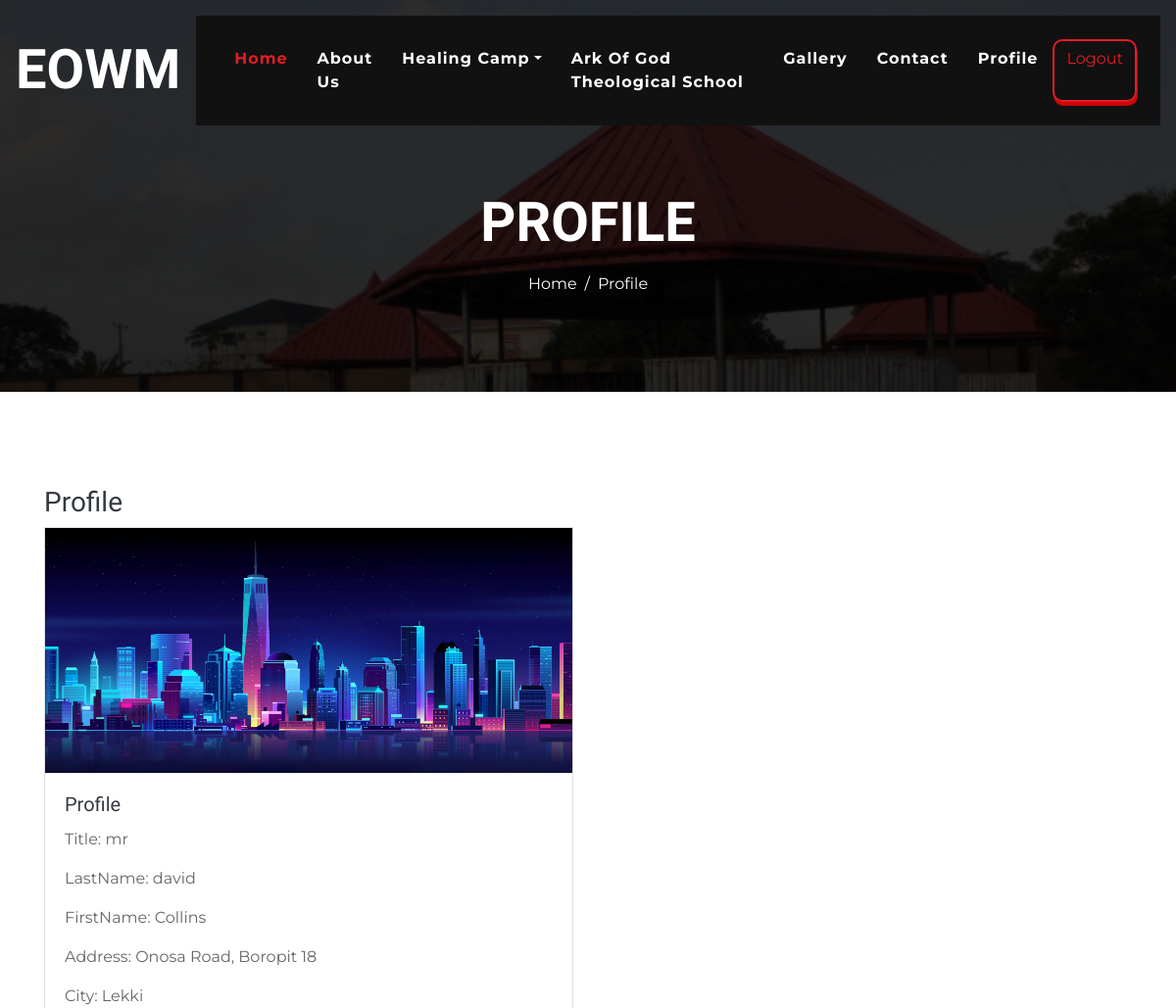
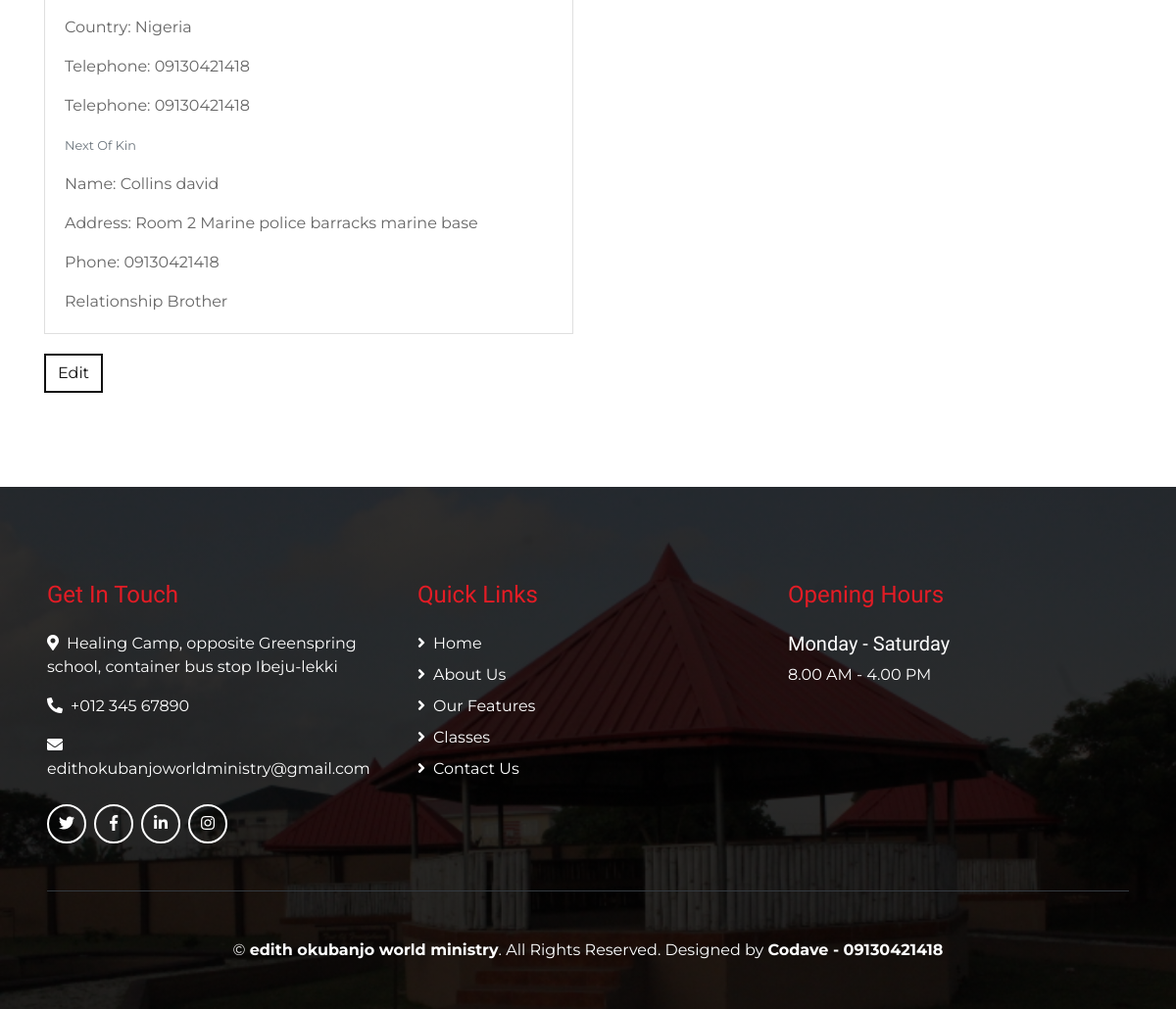
/profile/ (signed in), run on the app's committed database (2 pictures, top to bottom).
### main/models.py (models this page shows, shortened)
class Profile(models.Model):
    user = models.ForeignKey(settings.AUTH_USER_MODEL, on_delete=models.CASCADE)
    title = models.CharField(max_length=15)
    surName = models.CharField(max_length=30)
    firstName = models.CharField(max_length=30)
    address = models.CharField(max_length=250)
    city = models.CharField(max_length=250)
    country = models.CharField(max_length=250)
    telephone1 = models.CharField(max_length=250)
    telephone2 = models.CharField(max_length=250, blank=True, null=True)
    contact_name = models.CharField(max_length=30)
    contact_address = models.CharField(max_length=250)
    contact_phone = models.CharField(max_length=250)
    relationship = models.CharField(max_length=250)
    idCard = models.ImageField(upload_to='images/id')

### main/views.py (the view, shortened to what this page needs)
# urls.py: path('profile/', ProfileView, name="profile"),
def ProfileView(request):
    context = {}
    form = ProfileForm()
    profile = Profile.objects.filter(user=request.user)
    context['form'] = form
    context['profile'] = profile
    return render(request, 'profile.html', context)

### templates/profile.html (shortened to what this page needs)
{% extends "base.html" %}
{% load static %}
{% block content %}
    <div class="container-fluid page-header mb-5">
        <div class="d-flex flex-column align-items-center justify-content-center pt-0 pt-lg-5" style="min-height: 400px">
            <h4 class="display-4 mb-3 mt-0 mt-lg-5 text-white text-uppercase font-weight-bold">Profile</h4>
            <div class="d-inline-flex">
                <p class="m-0 text-white"><a class="text-white" href="">Home</a></p>
                <p class="m-0 text-white px-2">/</p>
                <p class="m-0 text-white">Profile</p>
            </div>
        </div>
    </div>
    {% if not profile %}
    <div class="container py-5">
        <div class="row align-items-center">
            <div class="col-lg-6">
                <form method="POST" enctype="multipart/form-data">
                    <h3>Fill in Your Details</h3>
    {% csrf_token %}
  <div class="form-group">
    <label for="id_title">Title</label>
    <input type="text" class="form-control" name="title" id="id_title"  required>
  </div>
  <div class="form-group">
    <label for="id_surName">LastName</label>
    <input type="text" class="form-control" name="surName" id="id_surName"   required>
  </div>
  <div class="form-group">
    <label for="id_firstName">FirstName</label>
    <input type="text" class="form-control" name="firstName" id="id_firstName" required>
  </div>
  <div class="form-group">
    <label for="id_address">Address</label>
    <input type="text" class="form-control" name="address" id="id_address"   required>
  </div>
  <div class="form-group">
    <label for="id_city">City</label>
    <input type="text" class="form-control" name="city" id="id_city"   required>
  </div>
  <ul class="errorlist"><li>This field is required.</li></ul>
  <div class="form-group">
    <label for="id_country">Country</label>
    <input type="text" class="form-control" name="country" id="id_country"   required>
  </div>
  <div class="form-group">
    <label for="id_telephone1">Mobile</label>
    <input type="text" class="form-control" name="telephone1" id="id_telephone1"  required>
  </div>
  <ul class="errorlist"><li>This field is required.</li></ul>
  <div class="form-group">
    <label for="id_telephone2">Mobile 2</label>
    <input type="text" class="form-control" name="telephone2" id="id_telephone2"  required>
  </div>
    <h2>Next Of Kin</h2>
  <div class="form-group">
    <label for="id_contact_name">Name</label>
    <input type="text" class="form-control" name="contact_name" id="id_contact_name"  required>
  </div>
  <div class="form-group">
    <label for="id_contact_address">Address</label>
    <input type="text" class="form-control" name="contact_address" id="id_contact_address"  required>
  </div>
  <div class="form-group">
    <label for="id_contact_phone">Mobile</label>
    <input type="text" class="form-control" name="contact_phone" id="id_contact_phone"  required>
  </div>
  <div class="form-group">
    <label for="id_relationship">Relationship</label>
    <input type="text" class="form-control" name="relationship" id="id_relationship" required>
  </div>
  <h2>Upload Any Form Of Identification eg. NIN, PVC etc.</h2>
  <div class="form-group">
    <label for="id_idCard">ID Card</label>
    <input type="file" class="form-control" name="idCard" id="id_idCard" accept="image/*" required>
  </div>
  <button type="submit" class="btn btn-primary">Submit</button>
</form>
</div>
</div>
</div>
{% else %}
<div class="container py-5">
    <div class="row align-items-center">
        <div class="col-lg-6">
            <h3>Profile</h3>
            {% for user in profile %}
            <div class="card mb-3">
                <img class="card-img-top" src="{{ user.idCard.url }}" height="250px" alt="Card image cap">
                <div class="card-body">
                  <h5 class="card-title">Profile</h5>
                  <p class="card-text">Title: {{ user.title }}</p>
                  <p class="card-text">LastName: {{ user.surName }}</p>
                  <p class="card-text">FirstName: {{ user.firstName }}</p>
                  <p class="card-text">Address: {{ user.address }}</p>
                  <p class="card-text">City: {{ user.city }}</p>
                  <p class="card-text">Country: {{ user.country }}</p>
                  <p class="card-text">Telephone: {{ user.telephone1 }}</p>
                  <p class="card-text">Telephone: {{ user.telephone2 }}</p>
                  <p class="card-text"><small class="text-muted">Next Of Kin</small></p>
                  <p class="card-text">Name: {{ user.contact_name }}</p>
                  <p class="card-text">Address: {{ user.contact_address }}</p>
                  <p class="card-text">Phone: {{ user.contact_phone }}</p>
                  <p class="card-text">Relationship {{ user.relationship }}</p>
                </div>
              </div>
            {% endfor %}
            <button style="display: block; margin-top: 20px;" class="btn btn-outline-secondary">Edit</button>
</div>
</div>
</div>
{% endif %}
    {% endblock content %}

### data on the page
Profile: idCard (picture), title "mr", surName "david", firstName "Collins", address "Onosa Road, Boropit 18", city "Lekki", country "Nigeria", telephone1 "09130421418", telephone2 "09130421418", contact_name "Collins david", contact_address "Room 2 Marine police barracks marine base", contact_phone "09130421418", relationship "Brother"
